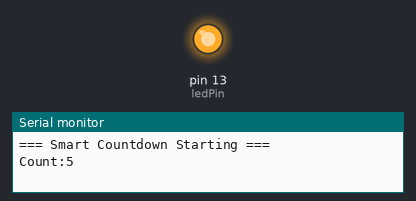
Bench run of a sketch on a simulated Arduino Uno, built with avr-gcc and run on an emulated ATmega328P. Shown: output pins drawn as LEDs (lit = HIGH), the last lines printed to the serial monitor.

Above: at 0.1 s.
At 9.9 s:
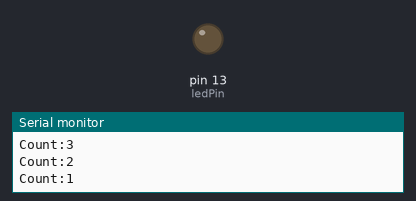
Timing chart, 0 to 11.4 s (numbered marks = the images above):
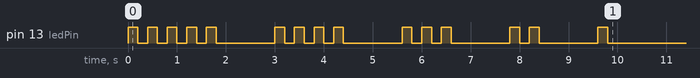

The sketch:

sketch_TheAssignment1.ino
```cpp
int startValue = 5;
int ledPin = 13;

 void flashLED(int times){
  int flashCount = 0;
  while (flashCount<times){
    digitalWrite(ledPin, HIGH);
    delay(200);
    digitalWrite(ledPin, LOW);
    delay(200);
    flashCount++;
  }
 }
  void setup() {
  pinMode(ledPin, OUTPUT);
  Serial.begin(9600);
  Serial.println("=== Smart Countdown Starting ===");
  int count = startValue;

  while(count>0){
  Serial.print("Count:");
  Serial.println(count);
  flashLED(count);
  delay(1000);
  count--;
  }
Serial.println("=== Countdown Complete");
}

void loop() {


}
```
